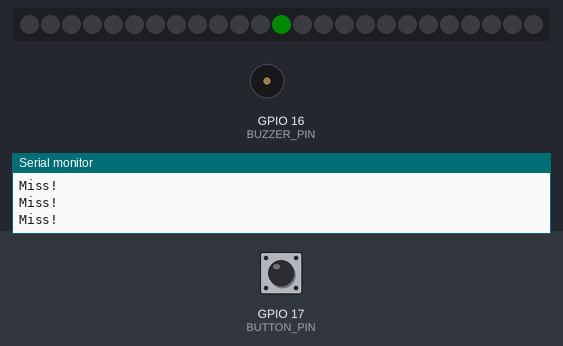
The sketch below on a simulated ESP32. Shown: 25 RGB LEDs in strip order, left to right, buzzer (waves = sounding), the last lines printed to the serial monitor. The inputs (shaded band) are chosen by the test bench; at power-on: GPIO 17 (BUTTON_PIN) HIGH. Dim RGB values are drawn brighter than linear; random numbers use the default seed unless the sketch sets one.

Above: at 16.5 s.
16.6 s: GPIO 17 (BUTTON_PIN) pulled LOW for 0.15 s
At 17.8 s:
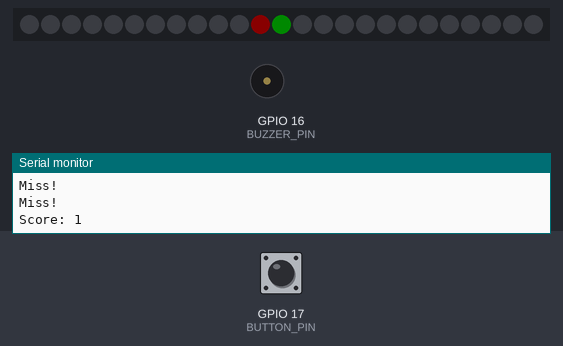
At 19.18 s:
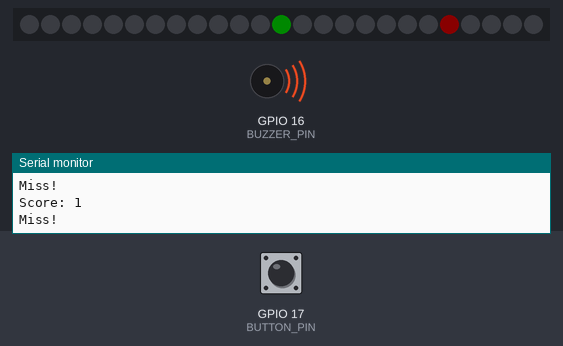
Timing chart, 0 to 24.2 s (numbered marks = the images above; inputs shaded):
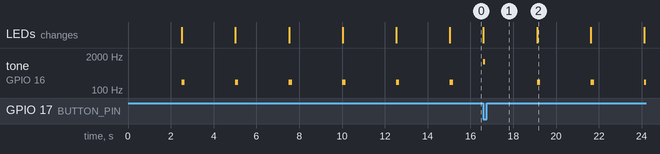

Measured:
- by itself, tone on GPIO 16 (BUZZER_PIN): alternates 200 Hz for 0.15 s and silent for 2.4 s

The sketch:

LED_Matrix_Whack-a-Mole.ino
```cpp
/*
 * =============================================================================
 * WHACK-A-MOLE
 * =============================================================================
 *
 * A random pixel appears on the 5x5 matrix.
 *
 * PLAYER:
 *   Tilt -> move the cursor.
 *   Button -> whack the target.
 *
 * IMU CONFIGURATION:
 *   Physical Y axis -> horizontal movement
 *   Physical X axis -> vertical movement
 *
 *   Because the device/display is upside down:
 *
 *     Positive Y -> RIGHT
 *     Negative Y -> LEFT
 *
 *     Positive X -> DOWN
 *     Negative X -> UP
 *
 *   Tilt threshold = approximately 15 degrees.
 *
 *   Holding a tilt continuously moves the cursor.
 *
 * DISPLAY:
 *   Entire matrix is rotated 180 degrees.
 *
 * Matrix = GPIO 7
 * Button = GPIO 17
 * Buzzer = GPIO 16
 * IMU    = LSM6DSM SPI
 * =============================================================================
 */

#include <Arduino.h>
#include <SPI.h>
#include <Adafruit_NeoPixel.h>

//=============================================================================
// Pins
//=============================================================================

#define MATRIX_PIN 7
#define BUTTON_PIN 17
#define BUZZER_PIN 16

#define IMU_CS   10
#define IMU_SCK  12
#define IMU_MOSI 11
#define IMU_MISO 13

#define NUM_PIXELS 25

// Approximately 15 degrees for ±2g.
#define TILT_THRESHOLD 4240

// Cursor movement speed while holding a tilt.
#define CURSOR_MOVE_DELAY 180

// Target timeout.
#define TARGET_TIME 2500

//=============================================================================
// Hardware
//=============================================================================

Adafruit_NeoPixel matrix(
  NUM_PIXELS,
  MATRIX_PIN,
  NEO_GRB + NEO_KHZ800
);

//=============================================================================
// Game State
//=============================================================================

int cursorX = 2;
int cursorY = 2;

int targetX = 0;
int targetY = 0;

unsigned long targetStart = 0;
unsigned long lastCursorMove = 0;

int score = 0;

//=============================================================================
// Matrix
//=============================================================================

/*
 * Rotate the entire display 180 degrees.
 *
 * Game coordinates:
 *
 *   (0,0) -------- (4,0)
 *     |
 *     |
 *   (0,4) -------- (4,4)
 *
 * Physical display is rotated:
 *
 *   displayX = 4 - gameX
 *   displayY = 4 - gameY
 */

int xyToIndex(int x, int y)
{
  int displayX = 4 - x;
  int displayY = 4 - y;

  if (displayY % 2 == 0)
    return displayY * 5 + displayX;

  return displayY * 5 + (4 - displayX);
}

void setPixel(int x, int y, uint32_t color)
{
  if (x < 0 || x > 4 ||
      y < 0 || y > 4)
    return;

  matrix.setPixelColor(
    xyToIndex(x, y),
    color
  );
}

//=============================================================================
// Draw
//=============================================================================

void draw()
{
  matrix.clear();

  //------------------------------------------------------------------------
  // Target
  //------------------------------------------------------------------------

  setPixel(
    targetX,
    targetY,
    matrix.Color(255, 0, 0)
  );

  //------------------------------------------------------------------------
  // Cursor
  //------------------------------------------------------------------------

  setPixel(
    cursorX,
    cursorY,
    matrix.Color(0, 255, 0)
  );

  matrix.show();
}

//=============================================================================
// New Target
//=============================================================================

void newTarget()
{
  targetX = random(0, 5);
  targetY = random(0, 5);

  targetStart = millis();

  draw();
}

//=============================================================================
// IMU
//=============================================================================

void imuWrite(byte reg, byte value)
{
  digitalWrite(IMU_CS, LOW);

  SPI.transfer(reg & 0x7F);
  SPI.transfer(value);

  digitalWrite(IMU_CS, HIGH);
}

int16_t imuRead16(byte reg)
{
  digitalWrite(IMU_CS, LOW);

  SPI.transfer(reg | 0x80);

  byte lowByte = SPI.transfer(0);
  byte highByte = SPI.transfer(0);

  digitalWrite(IMU_CS, HIGH);

  return (int16_t)((highByte << 8) | lowByte);
}

void setupIMU()
{
  pinMode(IMU_CS, OUTPUT);

  digitalWrite(IMU_CS, HIGH);

  SPI.begin(
    IMU_SCK,
    IMU_MISO,
    IMU_MOSI,
    IMU_CS
  );

  // LSM6DSM:
  // 104 Hz
  // ±2g
  // Normal operating mode.
  imuWrite(0x10, 0x40);
}

//=============================================================================
// Tilt Control
//=============================================================================

void readTilt()
{
  int16_t ax = imuRead16(0x28);
  int16_t ay = imuRead16(0x2A);

  //------------------------------------------------------------------------
  // Require approximately 15 degrees of tilt.
  //------------------------------------------------------------------------

  if (abs(ax) < TILT_THRESHOLD &&
      abs(ay) < TILT_THRESHOLD) {

    return;
  }

  //------------------------------------------------------------------------
  // Only move at the configured rate.
  //------------------------------------------------------------------------

  if (millis() - lastCursorMove < CURSOR_MOVE_DELAY)
    return;

  lastCursorMove = millis();

  //------------------------------------------------------------------------
  // Choose whichever axis has the stronger tilt.
  // This prevents diagonal tilts from moving both axes at once.
  //------------------------------------------------------------------------

  if (abs(ay) > abs(ax)) {

    //===============================================================
    // Y AXIS = HORIZONTAL
    //===============================================================

    // Positive Y -> RIGHT.
    if (ay < TILT_THRESHOLD) {

      if (cursorX < 4) {
        cursorX++;

        tone(BUZZER_PIN, 700, 20);
      }
    }

    // Negative Y -> LEFT.
    else if (ay > -TILT_THRESHOLD) {

      if (cursorX > 0) {
        cursorX--;

        tone(BUZZER_PIN, 700, 20);
      }
    }
  }

  else {

    //===============================================================
    // X AXIS = VERTICAL
    //===============================================================

    // Positive X -> DOWN.
    if (ax > TILT_THRESHOLD) {

      if (cursorY < 4) {
        cursorY++;

        tone(BUZZER_PIN, 700, 20);
      }
    }

    // Negative X -> UP.
    else if (ax < -TILT_THRESHOLD) {

      if (cursorY > 0) {
        cursorY--;

        tone(BUZZER_PIN, 700, 20);
      }
    }
  }
}

//=============================================================================
// Setup
//=============================================================================

void setup()
{
  Serial.begin(115200);

  // Button.
  pinMode(
    BUTTON_PIN,
    INPUT_PULLUP
  );

  // Buzzer.
  pinMode(
    BUZZER_PIN,
    OUTPUT
  );

  digitalWrite(
    BUZZER_PIN,
    LOW
  );

  // Matrix.
  matrix.begin();

  matrix.setBrightness(10);

  matrix.clear();
  matrix.show();

  // IMU.
  setupIMU();

  // Random target positions.
  randomSeed(
    (uint32_t)esp_random()
  );

  newTarget();

  Serial.println("Whack-A-Mole started.");
}

//=============================================================================
// Main Loop
//=============================================================================

void loop()
{
  //===========================================================================
  // Read tilt
  //===========================================================================

  readTilt();

  //===========================================================================
  // Button
  //===========================================================================

  static bool oldButton = HIGH;

  bool button = digitalRead(BUTTON_PIN);

  // Detect new button press.
  if (button == LOW &&
      oldButton == HIGH) {

    // Player hit the target.
    if (cursorX == targetX &&
        cursorY == targetY) {

      score++;

      tone(
        BUZZER_PIN,
        1200,
        80
      );

      Serial.print("Score: ");
      Serial.println(score);

      newTarget();
    }

    // Player missed.
    else {

      tone(
        BUZZER_PIN,
        150,
        150
      );
    }
  }

  oldButton = button;

  //===========================================================================
  // Target timeout
  //===========================================================================

  if (millis() - targetStart >= TARGET_TIME) {

    Serial.println("Miss!");

    tone(
      BUZZER_PIN,
      200,
      150
    );

    newTarget();
  }

  //===========================================================================
  // Display
  //===========================================================================

  draw();

  delay(10);
}
```
